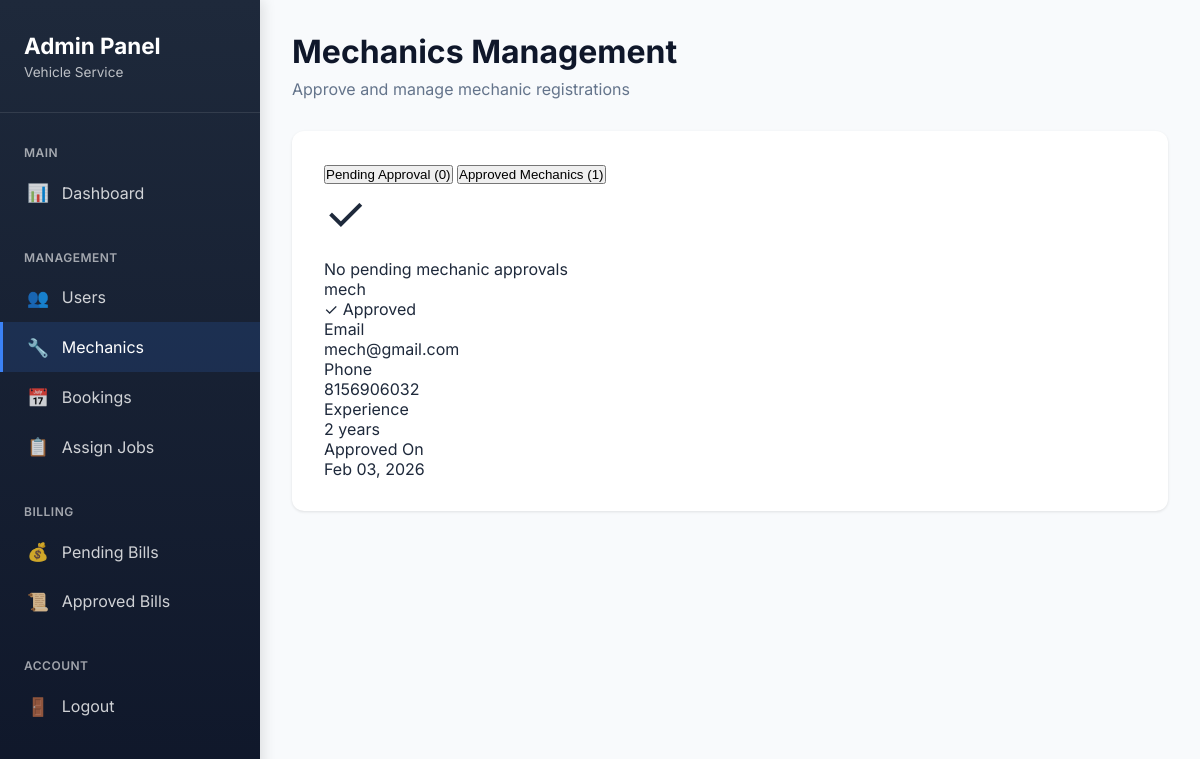
The page /adminpanel/mechanics/pending/ (signed in) on the database its author committed.
### mech/models.py (models this page shows, shortened)
class Mechanic(models.Model):
    user = models.OneToOneField(
        User,
        on_delete=models.CASCADE,
        related_name='mechanic_profile'
    )
    phone = models.CharField(max_length=15)
    experience = models.PositiveIntegerField(help_text="Years of experience")
    is_approved = models.BooleanField(default=False)
    approved_at = models.DateTimeField(null=True, blank=True)
    approved_by = models.ForeignKey(
        User,
        on_delete=models.SET_NULL,
        null=True,
        blank=True,
        related_name='approved_mechanics'
    )

### adminpanel/views.py (the view)
# urls.py: path('mechanics/pending/', views.pending_mechanics, name='pending_mechanics'),
@login_required
@user_passes_test(is_admin)
def pending_mechanics(request):
    pending = Mechanic.objects.filter(is_approved=False).select_related('user')
    approved = Mechanic.objects.filter(is_approved=True).select_related('user')
    context = {
        'pending_mechanics': pending,
        'approved_mechanics': approved,
    }
    return render(request, 'adminpanel/pending_mechanics.html', context)

### adminpanel/views.py (called while the page is built)
def is_admin(user):
    return user.is_staff or user.is_superuser

### adminpanel/templates/adminpanel/pending_mechanics.html (shortened to what this page needs)
{% extends 'adminpanel/base_admin.html' %}
{% block content %}
<div class="page-header">
    <h1 class="page-title">Mechanics Management</h1>
    <p class="page-subtitle">Approve and manage mechanic registrations</p>
</div>
<div class="content-wrapper">
    <div class="tabs">
        <button class="tab active" onclick="showTab('pending')">
            Pending Approval ({{ pending_mechanics.count }})
        </button>
        <button class="tab" onclick="showTab('approved')">
            Approved Mechanics ({{ approved_mechanics.count }})
        </button>
    </div>
    <div id="pending-tab" class="tab-content active">
        {% if pending_mechanics %}
        {% for mechanic in pending_mechanics %}
        <div class="mechanic-card">
            <div class="mechanic-header">
                <div class="mechanic-name">{{ mechanic.user.username }}</div>
            </div>
            <div class="mechanic-details">
                <div class="detail-item">
                    <div class="detail-label">Email</div>
                    <div class="detail-value">{{ mechanic.user.email|default:"N/A" }}</div>
                </div>
                <div class="detail-item">
                    <div class="detail-label">Phone</div>
                    <div class="detail-value">{{ mechanic.phone }}</div>
                </div>
                <div class="detail-item">
                    <div class="detail-label">Experience</div>
                    <div class="detail-value">{{ mechanic.experience }} years</div>
                </div>
                <div class="detail-item">
                    <div class="detail-label">Registered On</div>
                    <div class="detail-value">{{ mechanic.user.date_joined|date:"M d, Y" }}</div>
                </div>
            </div>
            <div class="action-buttons">
                <a href="{% url 'approve_mechanic' mechanic.id %}" class="btn btn-approve">✓ Approve</a>
                <a href="{% url 'reject_mechanic' mechanic.id %}" class="btn btn-reject"
                    onclick="return confirm('Are you sure you want to reject this mechanic?')">✗ Reject</a>
            </div>
        </div>
        {% endfor %}
        {% else %}
        <div class="empty-state">
            <div style="font-size: 3rem; margin-bottom: 1rem;">✓</div>
            <p>No pending mechanic approvals</p>
        </div>
        {% endif %}
    </div>
    <div id="approved-tab" class="tab-content">
        {% if approved_mechanics %}
        {% for mechanic in approved_mechanics %}
        <div class="mechanic-card">
            <div class="mechanic-header">
                <div class="mechanic-name">{{ mechanic.user.username }}</div>
                <span class="approved-badge">✓ Approved</span>
            </div>
            <div class="mechanic-details">
                <div class="detail-item">
                    <div class="detail-label">Email</div>
                    <div class="detail-value">{{ mechanic.user.email|default:"N/A" }}</div>
                </div>
                <div class="detail-item">
                    <div class="detail-label">Phone</div>
                    <div class="detail-value">{{ mechanic.phone }}</div>
                </div>
                <div class="detail-item">
                    <div class="detail-label">Experience</div>
                    <div class="detail-value">{{ mechanic.experience }} years</div>
                </div>
                <div class="detail-item">
                    <div class="detail-label">Approved On</div>
                    <div class="detail-value">{{ mechanic.approved_at|date:"M d, Y" }}</div>
                </div>
            </div>
        </div>
        {% endfor %}
        {% else %}
        <div class="empty-state">
            <p>No approved mechanics yet</p>
        </div>
        {% endif %}
    </div>
</div>
{% endblock %}

### adminpanel/templates/adminpanel/base_admin.html (style rules this page uses)
* { margin: 0; padding: 0; box-sizing: border-box; }
body { font-family: 'Inter', system-ui, -apple-system, sans-serif; background: #f8fafc; color: #1e293b; display: flex; min-height: 100vh; }
.page-header { margin-bottom: 2rem; }
.page-title { font-size: 2rem; font-weight: 700; color: #0f172a; margin-bottom: 0.5rem; }
.page-subtitle { color: #64748b; font-size: 1rem; }
.content-wrapper { background: white; border-radius: 12px; padding: 2rem; box-shadow: 0 1px 3px rgba(0, 0, 0, 0.1); }

### rows shown on the page
Mechanic: user.username "mech", user.email "mech@gmail.com", phone "8156906032", experience "2", approved_at "Feb 03, 2026"

### other values the page prints
{{ pending_mechanics.count }} "0"
{{ approved_mechanics.count }} "1"
